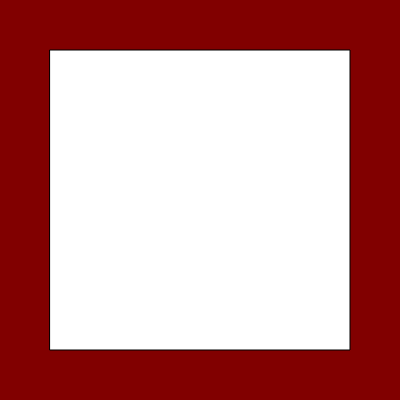
Frame 1 (no input)
Frame 60 (no input): identical to frame 1, image omitted
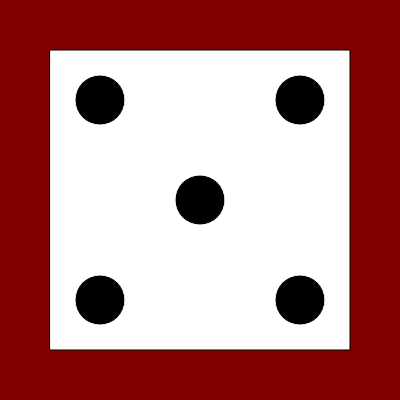
Frame 120 (the mouse pressed at the canvas centre since frame 60)

The p5.js sketch that drew these frames (run headless with seeded random() and noise() and a simulated clock; from frame 60 on, the mouse is pressed at the canvas centre):

// p5.js sketch
// ── sketch.js
var azar;

function setup() {
  createCanvas(400, 400);
  background(129,0,0);
  stroke(0);
  fill(255);
  rect(50,50,300,300);
  
  
}

function draw() {
    
  if (mouseIsPressed ){
    azar = int(random(1,7));
    console.log(azar);
 
    clear();
    fill(0);

    if (azar == 1){
        ellipse(200,200,50,50);
    } else if (azar == 2){
       ellipse(100,100,50,50);
       ellipse(300,300,50,50);
    } else if (azar == 3){  
       ellipse(100,100,50,50);
       ellipse(200,200,50,50);
       ellipse(300,300,50,50);

    } else if (azar == 4){
      ellipse(100,100,50,50);
      ellipse(300,100,50,50);
      ellipse(100,300,50,50);
      ellipse(300,300,50,50);
    } else if (azar == 5){  
      ellipse(100,100,50,50);
      ellipse(100,300,50,50);
      ellipse(200,200,50,50);
      ellipse(300,100,50,50);     
      ellipse(300,300,50,50);

    } else if (azar == 6) {
      ellipse(100,100,50,50);
      ellipse(300,100,50,50);
      ellipse(100,300,50,50);
      ellipse(300,300,50,50);
      ellipse(100,200,50,50);
      ellipse(300,200,50,50);
    }
    mouseIsPressed= false;

  }
  
  function clear(){
    stroke(255);
    fill(255);
    
    ellipse(200,200,50,50);
   
    ellipse(100,100,50,50);
    ellipse(300,300,50,50);
    
    ellipse(100,100,50,50);
    ellipse(200,200,50,50);
    ellipse(300,300,50,50);
    
    ellipse(100,100,50,50);
    ellipse(300,100,50,50);
    ellipse(100,300,50,50);
    ellipse(300,300,50,50); 
    
    ellipse(100,100,50,50);
    ellipse(100,300,50,50);
    ellipse(200,200,50,50);
    ellipse(300,100,50,50);     
    ellipse(300,300,50,50);
    
    ellipse(100,100,50,50);
    ellipse(300,100,50,50);
    ellipse(100,300,50,50);
    ellipse(300,300,50,50);
    ellipse(100,200,50,50);
    ellipse(300,200,50,50);
  }
}
    
  
